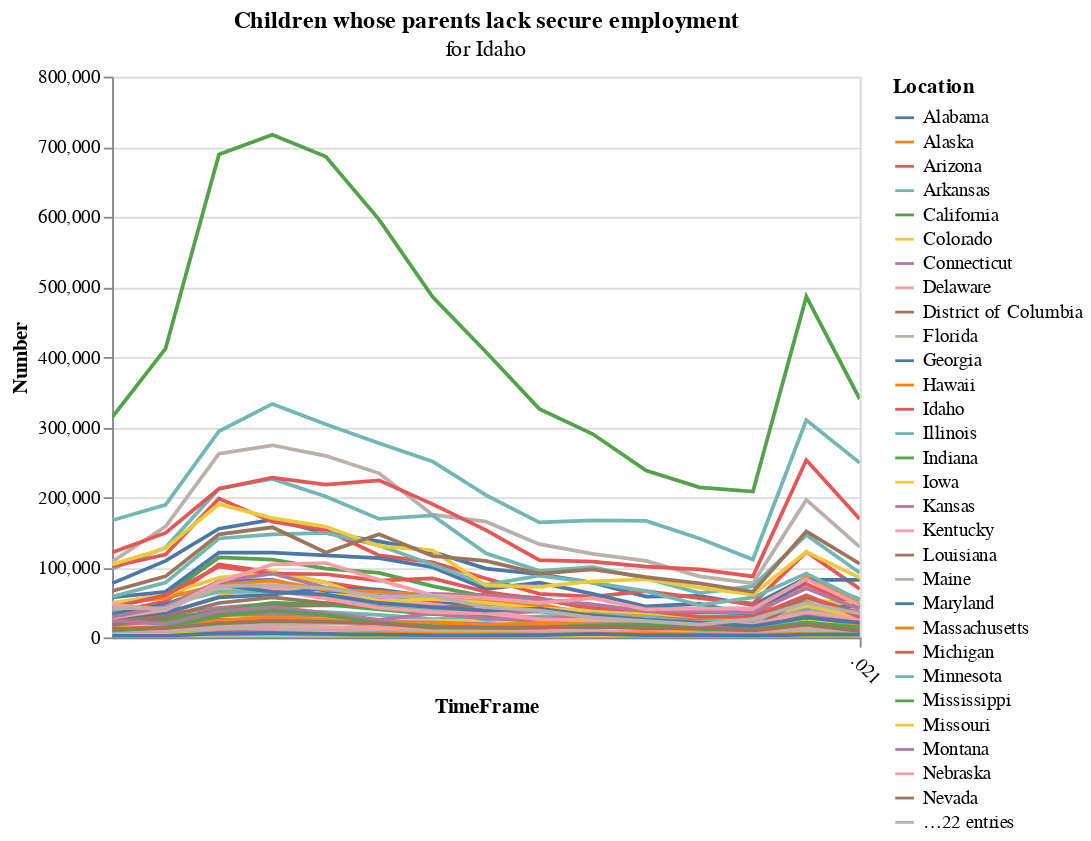

This figure's notebook cell:
### Code cell
chart4

### Figure 1 — Vega-Lite specification as saved in the notebook (floating-point values rounded to 4 significant figures; data arrays with more than 128 entries replaced by an {"elided": "..."} marker saying what was removed)
{"config": {"view": {"continuousWidth": 400, "continuousHeight": 300}}, "data": {"name": "data-875369c621cedd56905fee51485ad24f"}, "mark": "line", "encoding": {"color": {"field": "Location", "type": "nominal"}, "tooltip": [{"field": "LocationType", "type": "nominal"}, {"field": "Location", "type": "nominal"}, {"field": "TimeFrame", "type": "quantitative"}, {"field": "Number", "type": "quantitative"}, {"field": "Percent", "type": "quantitative"}], "x": {"axis": {"labelAngle": 45}, "field": "TimeFrame", "type": "temporal"}, "y": {"field": "Number", "type": "quantitative"}}, "selection": {"selector001": {"type": "interval", "bind": "scales", "encodings": ["x", "y"]}}, "title": {"text": "Children whose parents lack secure employment", "subtitle": "for Idaho"}, "$schema": "https://vega.github.io/schema/vega-lite/v4.17.0.json", "datasets": {"data-875369c621cedd56905fee51485ad24f": {"elided": "765 records"}}}
